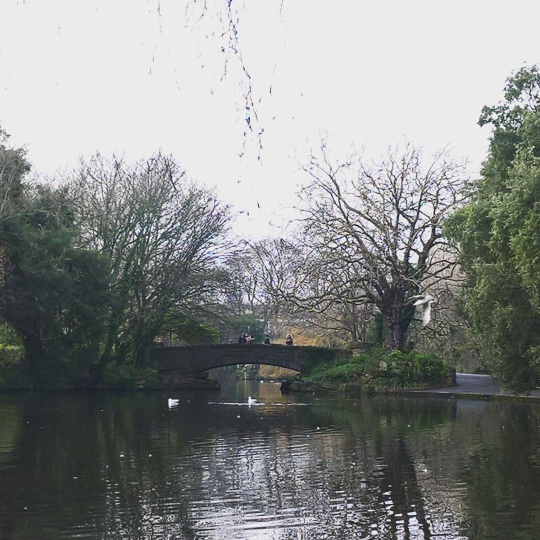
#> input picture Trabalho 2/paisagemPropria.jpg, 1080 x 1080 px (shown at 1/2 size)
$ python 'TRABALHO 2.PY'   (older library calls are emulated)
#> lines starting #> are read from the running program, lines starting #| are printed output that depends on the picture; after the words box and inside, x2 and y2 are one past the last pixel; in counts of white or black regions, pixels touching at a corner belong together
import cv2
import numpy as np
from matplotlib import pyplot as plt
from PIL import Image, ImageFilter
from scipy import ndimage
import time

def normaliza():
#NORMALIZA
    img = cv2.imread("paisagemPropria.jpg")
#> img is the input picture: shape (1080, 1080, 3); mean B, G, R 135.5, 137.2, 134.3
    img_new = cv2.normalize(img, None, alpha=0,beta=200, norm_type=cv2.NORM_MINMAX)

    img_new = img_new.astype(np.uint8)
    cv2.imwrite('paisagemPropriaNormalizada.jpg', img_new)


    img = cv2.imread("paisagemPropriaNegative.jpg")
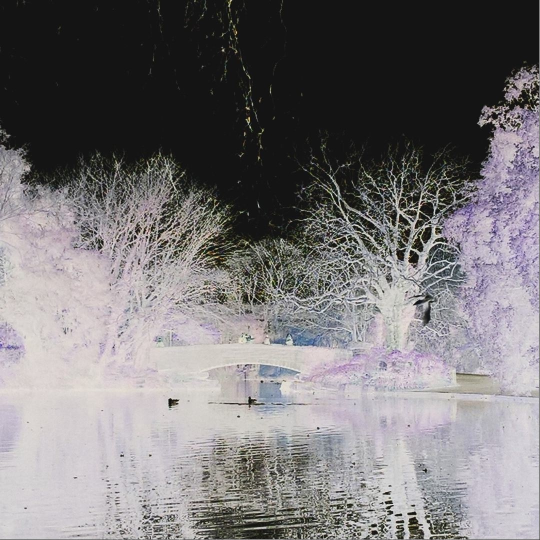
#> input picture Trabalho 2/paisagemPropriaNegative.jpg, 1080 x 1080 px (shown at 1/2 size)
#> img is the input picture: shape (1080, 1080, 3); mean B, G, R 119.4, 117.7, 120.6
    img_new = cv2.normalize(img, None, alpha=0,beta=200, norm_type=cv2.NORM_MINMAX)
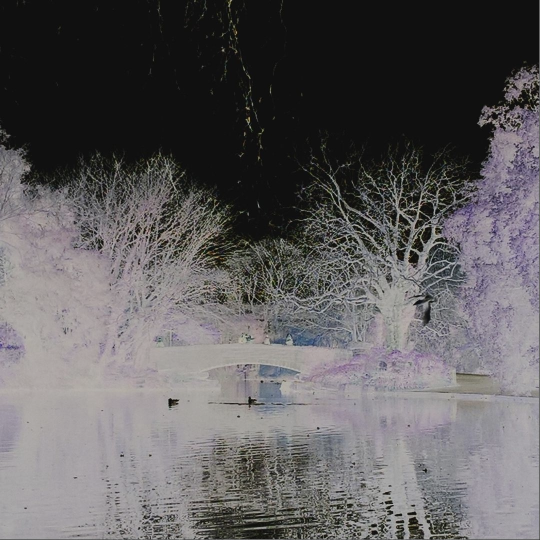
#> img_new: shape (1080, 1080, 3) (shown at 1/2 size); mean B, G, R 94.4, 93.1, 95.4

    img_new = img_new.astype(np.uint8)
    cv2.imwrite('normalizandoPaisagemPropriaNegativa.jpg', img_new)

def mediaModaMedianaGaussiana():
    #busca a imagem e trata ela
    img = cv2.imread('paisagemPropria.jpg')
    im = Image.open('paisagemPropria.jpg')
    mode = im.filter(ImageFilter.ModeFilter(size = 3))
    blur = cv2.blur(img,(3,3)) # De acordo com o valor digitado obtemos diferentes efeitos.
    median = cv2.medianBlur(img,3) # De acordo com o valor digitado obtemos diferentes resultados.
    Gaussianblur = cv2.GaussianBlur (img, (3,3), 8) # De acordo com o valor digitado obtemos diferentes resultados.

    # plota imagens lado a lado para comparação
    plt.subplot(231),plt.imshow(img),plt.title('Original')
    plt.xticks([]), plt.yticks([])
    plt.subplot(232),plt.imshow(blur),plt.title('media')
    plt.xticks([]), plt.yticks([])
    plt.subplot(233),plt.imshow(median),plt.title('Mediana')
    plt.xticks([]), plt.yticks([])
    plt.subplot(234),plt.imshow(mode),plt.title('Moda')
    plt.xticks([]), plt.yticks([])
    plt.subplot(235),plt.imshow(Gaussianblur),plt.title('Gaussiana')
    plt.xticks([]), plt.yticks([])
    plt.show()
#> figure, not shown here; B, G, R data is drawn as R, G, B

    cv2.imwrite('paisagemPropriaMediana.jpg', median)


def robertSobelLaplacePrewitt():
    #declara os arrays
    roberts_cross_v = np.array( [[1, 0 ],
                                [0,-1 ]] )

    roberts_cross_h = np.array( [[ 0, 1 ],
                                [ -1, 0 ]] )
    #aplica filtro
    img1 = cv2.imread("paisagemPropria.jpg",0).astype('float64')
#> img1: shape (1080, 1080) float64; min 7, max 255, mean 136.1
    img1/=255.0
    vertical = ndimage.convolve( img1, roberts_cross_v )
    horizontal = ndimage.convolve( img1, roberts_cross_h )
    edged_img = np.sqrt( np.square(horizontal) + np.square(vertical))
    edged_img*=255

    img = cv2.imread("paisagemPropria.jpg")
    sobelX = cv2.Sobel(img, cv2.CV_64F, 1, 0)
    sobelY = cv2.Sobel(img, cv2.CV_64F, 0, 1)
    sobelX = np.uint8(np.absolute(sobelX))
    sobelY = np.uint8(np.absolute(sobelY))
    sobel = cv2.bitwise_or(sobelX, sobelY)
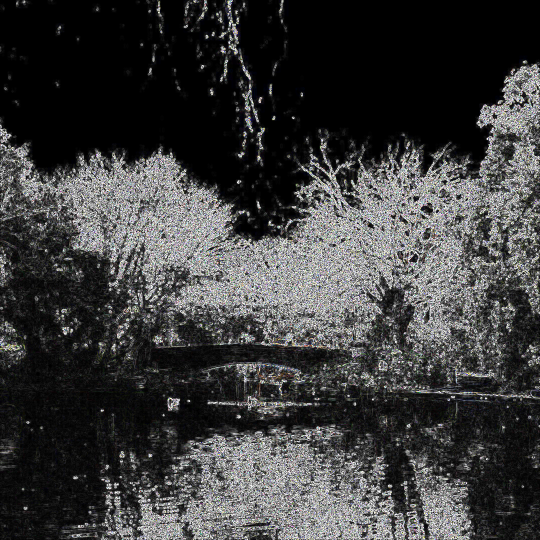
#> sobel: shape (1080, 1080, 3) (shown at 1/2 size); mean B, G, R 60.8, 61, 61

    lap = cv2.Laplacian(img, cv2.CV_64F)
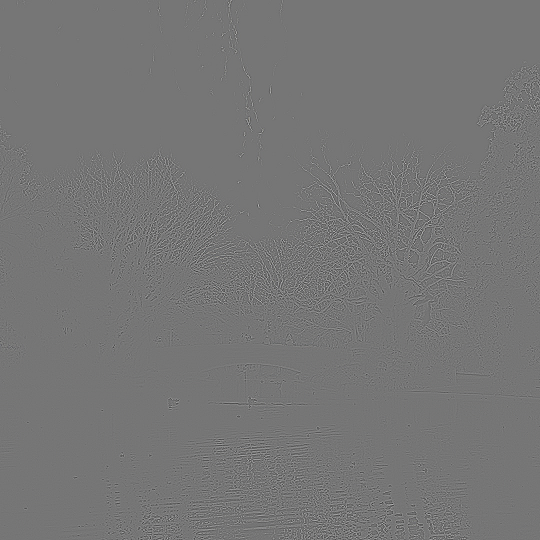
#> lap: shape (1080, 1080, 3) float64 (shown at 1/2 size); mean B, G, R 0, 0, 0; drawn with min black and max white
    lap = np.uint8(np.absolute(lap))

    kernelX = np.array([[1,1,1], [0,0,0],[-1,-1,-1]])
    kernelY = np.array([[-1,0,1], [-1,0,1],[-1,0,1]])
    Prewittx = cv2.filter2D(img, -1, kernelX)
    Prewitty = cv2.filter2D(img, -1, kernelY)
    Prewitt = cv2.bitwise_or(Prewittx, Prewitty)
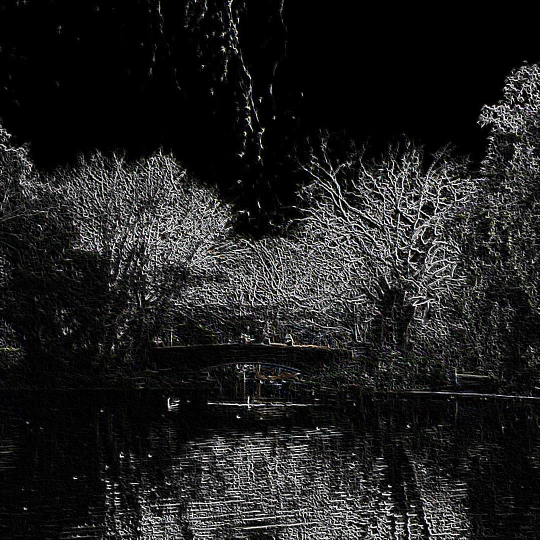
#> Prewitt: shape (1080, 1080, 3) (shown at 1/2 size); mean B, G, R 32.1, 32.2, 32.2

    # plota imagens lado a lado para comparação
    plt.subplot(231),plt.imshow(img),plt.title('Original')
    plt.xticks([]), plt.yticks([])
    plt.subplot(232),plt.imshow(edged_img),plt.title('Roberts')
    plt.xticks([]), plt.yticks([])
    plt.subplot(233),plt.imshow(sobel),plt.title('Sobels')
    plt.xticks([]), plt.yticks([])
    plt.subplot(234),plt.imshow(lap),plt.title('Laplacian')
    plt.xticks([]), plt.yticks([])
    plt.subplot(235),plt.imshow(Prewitt),plt.title('Prewitt')
    plt.xticks([]), plt.yticks([])
    plt.show()
#> figure, not shown here; B, G, R data is drawn as R, G, B


def negativo():
    #aplica o filtro
    img = cv2.imread('paisagemPropria.jpg')
    img_bgr = cv2.imread('paisagemPropria.jpg')
    height, width, _ = img_bgr.shape
#> height = 1080; width = 1080

    for i in range(0, height - 1):
        for j in range(0, width - 1):
            pixel = img_bgr[i, j]
            pixel[0] = 255 - pixel[0]
            pixel[1] = 255 - pixel[1]
            pixel[2] = 255 - pixel[2]
            img_bgr[i, j] = pixel
    cv2.imwrite('paisagemPropriaNegative.jpg', img_bgr)
    # plota imagens lado a lado para comparação
    plt.subplot(221),plt.imshow(img),plt.title('Original')
    plt.xticks([]), plt.yticks([])
    plt.subplot(222),plt.imshow(img_bgr),plt.title('Negative')
    plt.xticks([]), plt.yticks([])


def limiar():
    #aplica os filtros
    img = cv2.imread('paisagemPropria.jpg',0)
#> img: shape (1080, 1080); min 7, max 255, mean 136.1
    ret,thresh1 = cv2.threshold(img,127,255,cv2.THRESH_BINARY)
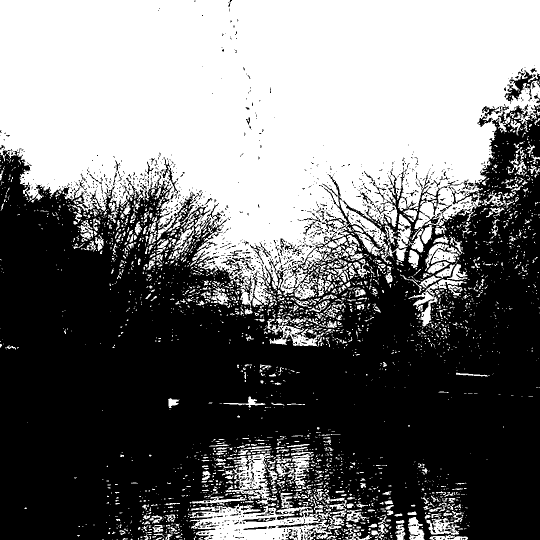
#> thresh1: shape (1080, 1080) (shown at 1/2 size); 45.7% white; 2877 white regions (2300 under 20 px), largest, box (x1, y1, x2, y2) and area: (0, 0, 1080, 613) 447826, (376, 978, 694, 1080) 13930, (451, 907, 554, 1010) 3989
    ret,thresh2 = cv2.threshold(img,127,255,cv2.THRESH_BINARY_INV)
    ret,thresh3 = cv2.threshold(img,127,255,cv2.THRESH_TRUNC)
    ret,thresh4 = cv2.threshold(img,127,255,cv2.THRESH_TOZERO)
    ret,thresh5 = cv2.threshold(img,127,255,cv2.THRESH_TOZERO_INV)
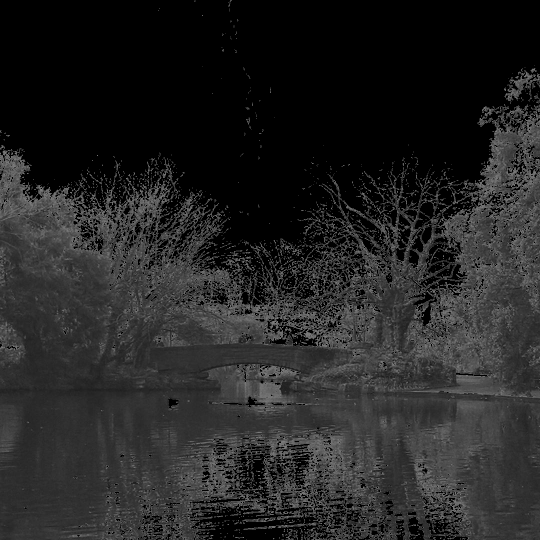
#> thresh5: shape (1080, 1080) (shown at 1/2 size); min 0, max 127, mean 36.3

    #plota as imagens
    titles = ['Original Image','BINARY','BINARY_INV','TRUNC','TOZERO','TOZERO_INV']
    images = [img, thresh1, thresh2, thresh3, thresh4, thresh5]
    for i in range(6):
        plt.subplot(2,3,i+1),plt.imshow(images[i],'gray',vmin=0,vmax=255)
        plt.title(titles[i])
        plt.xticks([]),plt.yticks([])
    plt.show()
#> figure, not shown here; B, G, R data is drawn as R, G, B

def sharpen():
    # aplica o filtro
    img = cv2.imread('paisagemPropria.jpg')

    kernel = np.array([[0, -1, 0],
                    [-1, 5,-1],
                    [0, -1, 0]])
    image_sharp = cv2.filter2D(src=img, ddepth=-1, kernel=kernel)

    cv2.imwrite('paisagemPropriaShapen.jpg', image_sharp)
    # plota imagens lado a lado para comparação
    plt.subplot(221),plt.imshow(img),plt.title('Original')
    plt.xticks([]), plt.yticks([])
    plt.subplot(222),plt.imshow(image_sharp),plt.title('filtro sharpen')
    plt.xticks([]), plt.yticks([])


inicio = time.time()

print("Início normaliza.")
normaliza()
fim = time.time()
print("Fim normaliza [" + str(fim - inicio) + "]")


inicio = time.time()
print("Início média, moda, mediana e gaussiana.")
mediaModaMedianaGaussiana()
fim = time.time()
print("Fim  média, moda, mediana e gaussiana ["  + str(fim - inicio) + "]")

inicio = time.time()
print("Início robert, sobel, laplace e prewitt.")
robertSobelLaplacePrewitt()
fim = time.time()
print("Fim robert, sobel, laplace e prewitt ["  + str(fim - inicio) + "]")


inicio = time.time()
print("Início negativo.")
negativo()
fim = time.time()
print("Fim negativo ["  + str(fim - inicio) + "]")

inicio = time.time()
print("Início limiar.")
limiar()
fim = time.time()
print("Fim limiar ["  + str(fim - inicio) + "]")

inicio = time.time()
print("Início sharpen.")
sharpen()
fim = time.time()
print("Fim sharpen ["  + str(fim - inicio) + "]")
#> figure, not shown here; B, G, R data is drawn as R, G, B
